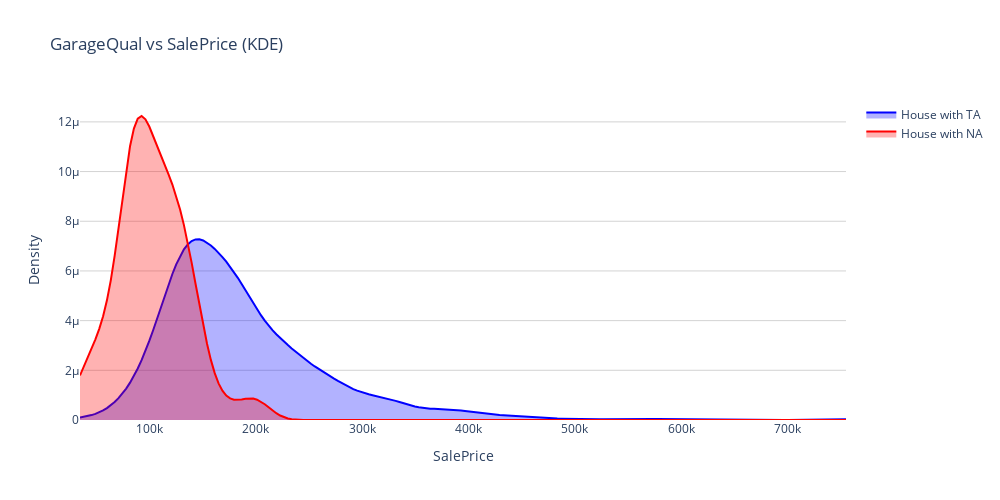

Write notebook code for a chart like this one.
### Code cell
garage_ta = df.filter(pl.col('GarageQual') == 'TA').select('SalePrice').drop_nulls().to_series().to_pandas()    # selecting the column and removign the null values from it 
garage_na = df.filter(pl.col('GarageQual').is_null()).select('SalePrice').drop_nulls().to_series().to_pandas()

x_vals = np.linspace(min(garage_ta.min(), garage_na.min()),
                     max(garage_ta.max(), garage_na.max()),200)

kde_ta = gaussian_kde(garage_ta)(x_vals)
kde_na = gaussian_kde(garage_na)(x_vals)

fig = go.Figure()

fig.add_traces(go.Scatter(
    x = x_vals, 
    y = kde_ta,
    name = 'House with TA',
    mode = 'lines',
    fill = 'tozeroy',
    line = dict(color = 'blue'),
    fillcolor = 'rgba(0,0,255,0.3)'
))

fig.add_traces(go.Scatter(
    x = x_vals,
    y = kde_na, 
    name = 'House with NA',
    mode = 'lines',
    fill = 'tozeroy',
    line = dict(color = 'red'),
    fillcolor = 'rgba(255,0,0,0.3)'
))

fig.update_layout(
    title = 'GarageQual vs SalePrice (KDE)',
    xaxis_title = 'SalePrice',
    yaxis_title = 'Density',
    width = 1000,
    height = 500,
    plot_bgcolor = 'white',
    yaxis = dict(showgrid = True, gridcolor = 'lightgray'), 
    xaxis = dict(showgrid = False)
)

fig.show()

### Figure 1 — Plotly figure (JSON) as saved in the notebook; plotly's stock layout.template omitted (floating-point values rounded to 4 significant figures; data arrays with more than 128 entries replaced by an {"elided": "..."} marker saying what was removed)
{"data": [{"fill": "tozeroy", "fillcolor": "rgba(0,0,255,0.3)", "line": {"color": "blue"}, "mode": "lines", "name": "House with TA", "type": "scatter", "x": {"elided": "200 float values"}, "y": {"elided": "200 float values"}}, {"fill": "tozeroy", "fillcolor": "rgba(255,0,0,0.3)", "line": {"color": "red"}, "mode": "lines", "name": "House with NA", "type": "scatter", "x": {"elided": "200 float values"}, "y": {"elided": "200 float values"}}], "layout": {"height": 500, "plot_bgcolor": "white", "title": {"text": "GarageQual vs SalePrice (KDE)"}, "width": 1000, "xaxis": {"showgrid": false, "title": {"text": "SalePrice"}}, "yaxis": {"gridcolor": "lightgray", "showgrid": true, "title": {"text": "Density"}}}}
